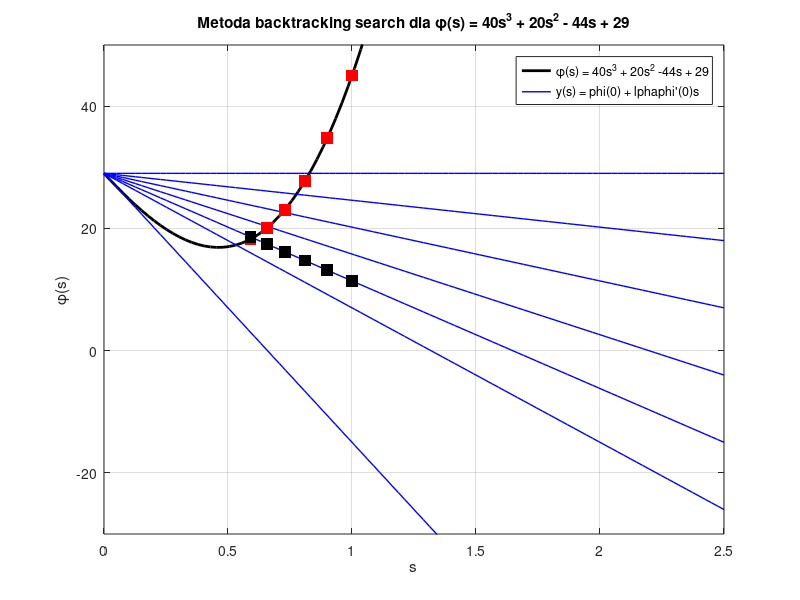

Write the MATLAB code that produced this figure.
% Definicje funkcji
phi_rys4 = @(s) 40*s.^3 + 20*s.^2 - 44*s + 29;
% phi_rys3 = @(s) 20*s.^2 -44*s + 29
dphi_rys4 = @(s) 120*s.^2 + 40*s - 44; % Pochodna funkcji phi
 
% Parametry początkowe
s = 1;
alpha = 0.4; % Zmieniony parametr alpha
beta = 0.9;
 
% Pętla backtracking search
% while phi_rys4(s) >= phi_rys4(0) + alpha*dphi_rys4(0)*s
 
steps = [s];
i = 2;
 
while phi_rys4(s) >= 29 - alpha * 44 * s
    s = beta*s;
    steps(i) = s;
    i = i + 1;
 
end
 
% Wygenerowanie wykresu
s_values = linspace(0, 2.5, 100);
plot(s_values, phi_rys4(s_values), 'black', 'LineWidth', 2); hold on;
 
plot(s_values, phi_rys4(0) + dphi_rys4(0)*s_values, 'b', 'LineWidth', 1);
plot(s_values, phi_rys4(0) + alpha*dphi_rys4(0)*s_values, 'b', 'LineWidth', 1);
plot(s_values, phi_rys4(0) + 0*dphi_rys4(0)*s_values, 'b', 'LineWidth', 1);
plot(s_values, phi_rys4(0) + 0.1*dphi_rys4(0)*s_values, 'b', 'LineWidth', 1);
plot(s_values, phi_rys4(0) + 0.2*dphi_rys4(0)*s_values, 'b', 'LineWidth', 1);
plot(s_values, phi_rys4(0) + 0.3*dphi_rys4(0)*s_values, 'b', 'LineWidth', 1);
plot(s_values, phi_rys4(0) + 0.5*dphi_rys4(0)*s_values, 'b', 'LineWidth', 1);
 
points_red = [];
 
for i = 1:length(steps)
    points_red(i) = phi_rys4(steps(i));
end
 
points_black = [];
 
for i = 1:length(steps)
    points_black(i) = phi_rys4(0) + alpha*dphi_rys4(0)*steps(i);
end
 
scatter(steps, points_red, 70, 'r','square', 'filled');
% , 'rs', 'MarkerSize', 10, 'LineWidth', 2);

scatter(steps, points_black, 70, 'k','square', 'filled');
 
legend('\phi(s) = 40s^3 + 20s^2 -44s + 29',"y(s) = \phi(0) + \alpha\phi'(0)s", 'Location', 'NorthEast');
title('Metoda backtracking search dla \phi(s) = 40s^3 + 20s^2 - 44s + 29');
xlabel('s');
ylabel('\phi(s)');
ylim([-30 50])
xlim([0 2.5])
grid on;
hold off;